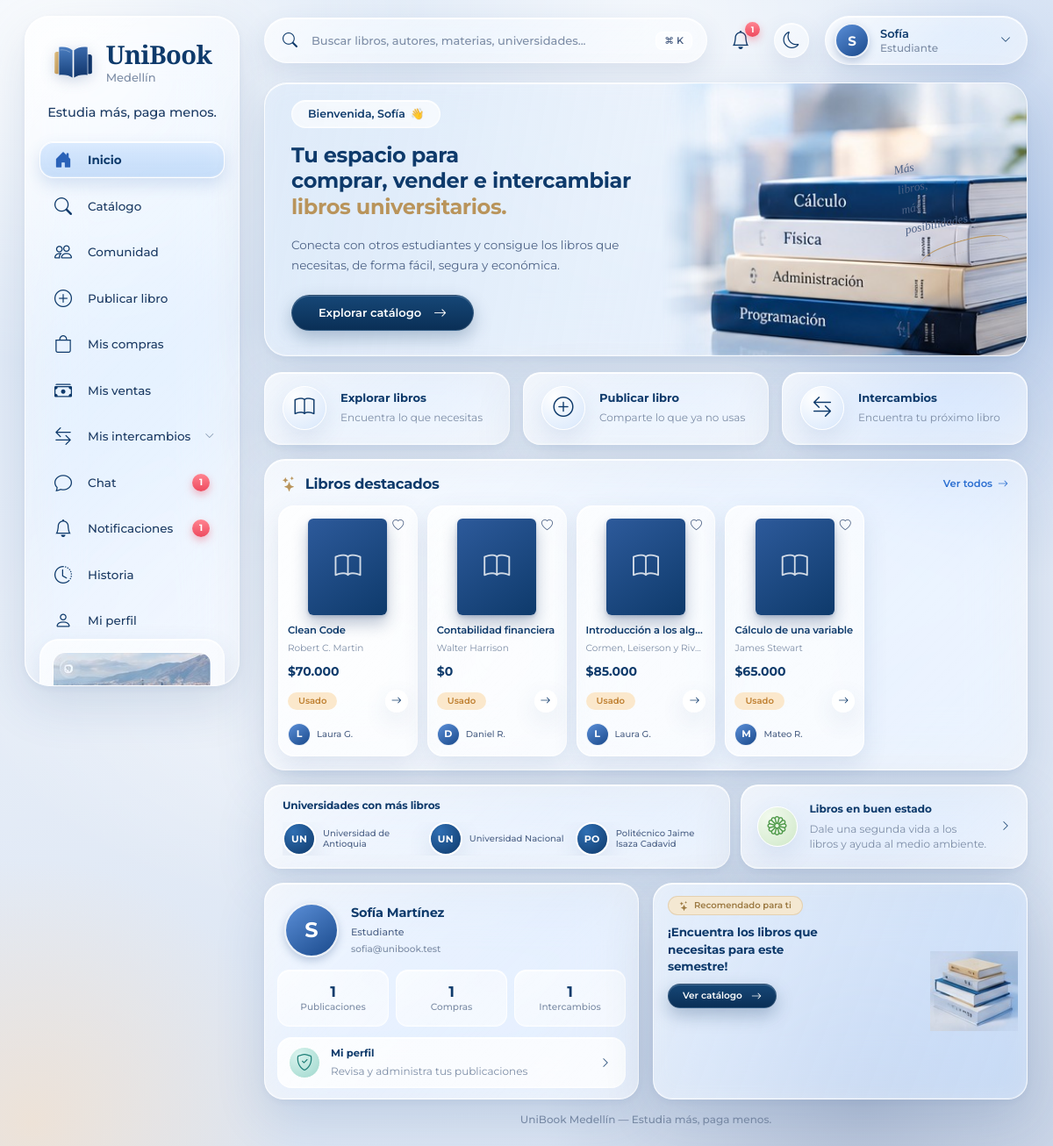
The page /index.php?accion=dashboard (signed in) on the database its author committed.
### tables this page shows
CREATE TABLE libros (
  id INT UNSIGNED AUTO_INCREMENT PRIMARY KEY, titulo VARCHAR(150) NOT NULL, autor VARCHAR(100) NOT NULL, editorial VARCHAR(100) NULL, universidad VARCHAR(100) NULL, carrera VARCHAR(100) NULL, semestre VARCHAR(50) NULL, materia VARCHAR(100) NULL,
  descripcion TEXT NULL, precio DECIMAL(10,2) NULL, estado ENUM('Nuevo','Usado') NOT NULL DEFAULT 'Usado', tipo_publicacion ENUM('Venta','Intercambio') NOT NULL DEFAULT 'Venta', imagen VARCHAR(255) NULL,
  fecha_publicacion TIMESTAMP NOT NULL DEFAULT CURRENT_TIMESTAMP, usuario_id INT UNSIGNED NOT NULL, estado_disponibilidad ENUM('disponible','reservado','vendido','intercambiado') NOT NULL DEFAULT 'disponible',
  KEY idx_libros_usuario (usuario_id), KEY idx_libros_catalogo (estado_disponibilidad,tipo_publicacion,fecha_publicacion),
  CONSTRAINT fk_libros_usuario FOREIGN KEY (usuario_id) REFERENCES usuarios(id) ON UPDATE CASCADE ON DELETE RESTRICT
);

CREATE TABLE usuarios (
  id INT UNSIGNED AUTO_INCREMENT PRIMARY KEY, nombre VARCHAR(100) NOT NULL, apellido VARCHAR(100) NOT NULL, correo VARCHAR(150) NOT NULL, password VARCHAR(255) NOT NULL,
  telefono VARCHAR(20) NULL, foto VARCHAR(255) NULL, foto_perfil VARCHAR(255) NULL, biografia VARCHAR(500) NULL, universidad VARCHAR(150) NULL, carrera VARCHAR(150) NULL, semestre VARCHAR(20) NULL,
  fecha_registro TIMESTAMP NOT NULL DEFAULT CURRENT_TIMESTAMP, estado ENUM('activo','inactivo') NOT NULL DEFAULT 'activo', rol_id INT UNSIGNED NOT NULL DEFAULT 2,
  UNIQUE KEY uq_usuarios_correo (correo), KEY idx_usuarios_rol (rol_id),
  CONSTRAINT fk_usuarios_rol FOREIGN KEY (rol_id) REFERENCES roles(id) ON UPDATE CASCADE ON DELETE RESTRICT
);

### views/dashboard.php (the view, shortened to what the rows shown need)
<?php
$ubIdUsuario = (int)$_SESSION['id_usuario'];
$ubNombre = $_SESSION['nombre'] ?? '';
$ubPerfil = $usuarioController->obtenerPorId($ubIdUsuario);
$ubApellido = is_array($ubPerfil) ? ($ubPerfil['apellido'] ?? '') : '';
$ubCorreo = is_array($ubPerfil) ? ($ubPerfil['correo'] ?? '') : '';
$ubInicial = function_exists('mb_substr')
    ? mb_strtoupper(mb_substr($ubNombre, 0, 1, 'UTF-8'), 'UTF-8')
    : strtoupper(substr($ubNombre, 0, 1));
$ubDisponibles = [];
$ubUniversidades = [];
$ubTodos = $libroController->listar();
if ($ubTodos) {
    while ($ubFila = $ubTodos->fetch_assoc()) {
        $ubDispo = $ubFila['estado_disponibilidad'] ?? 'disponible';
        if ($ubDispo !== 'disponible') {
            continue;
        }
        $ubDisponibles[] = $ubFila;
        $ubUni = trim($ubFila['universidad'] ?? '');
        if ($ubUni !== '') {
            $ubUniversidades[$ubUni] = ($ubUniversidades[$ubUni] ?? 0) + 1;
        }
    }
}
usort($ubDisponibles, function ($a, $b) {
    return (int)$b['id'] <=> (int)$a['id'];
});
$ubDestacados = array_slice($ubDisponibles, 0, 5);
arsort($ubUniversidades);
$ubTopUniversidades = array_slice($ubUniversidades, 0, 5, true);
$ubMisPublicaciones = $libroController->misPublicaciones($ubIdUsuario);
$ubTotalPublicaciones = ($ubMisPublicaciones && isset($ubMisPublicaciones->num_rows))
    ? (int)$ubMisPublicaciones->num_rows
    : 0;
$ubMisCompras = $compraController->misCompras();
$ubTotalCompras = is_array($ubMisCompras) ? count($ubMisCompras) : 0;
$ubEnviados = $intercambioController->enviados();
$ubRecibidos = $intercambioController->recibidos();
$ubTotalIntercambios =
    (is_array($ubEnviados) ? count($ubEnviados) : 0)
    + (is_array($ubRecibidos) ? count($ubRecibidos) : 0);
?>
<?php include "views/partials/navbar.php"; ?>
<div class="ub-dash">
    <section class="ub-dash__hero ub-panel">
        <div class="ub-dash__hero-copy">
            <span class="ub-pill-greeting">
                Bienvenida, <?php echo htmlspecialchars($ubNombre, ENT_QUOTES, 'UTF-8'); ?> <span aria-hidden="true">👋</span>
            </span>
            <h1>
                Tu espacio para<br>
                comprar, vender e intercambiar<br>
                <span class="ub-gold">libros universitarios.</span>
            </h1>
            <p>
                Conecta con otros estudiantes y consigue los libros
                que necesitas, de forma fácil, segura y económica.
            </p>
            <a href="index.php?accion=catalogo" class="ub-btn-navy">
                Explorar catálogo
                <i class="bi bi-arrow-right" aria-hidden="true"></i>
            </a>
        </div>
        <div class="ub-dash__hero-art" aria-hidden="true">
            <img src="assets/img/hero-libros.jpg" alt="" width="765" height="295">
            <p class="ub-script">Más<br>libros,<br>más<br>posibilidades</p>
        </div>
    </section>
    <div class="ub-dash__quick">
        <a class="ub-quick ub-panel" href="index.php?accion=catalogo">
            <span class="ub-quick__icon"><i class="bi bi-book" aria-hidden="true"></i></span>
            <span>
                <strong>Explorar libros</strong>
                <small>Encuentra lo que necesitas</small>
            </span>
        </a>
        <a class="ub-quick ub-panel" href="index.php?accion=publicar_libro">
            <span class="ub-quick__icon"><i class="bi bi-plus-circle" aria-hidden="true"></i></span>
            <span>
                <strong>Publicar libro</strong>
                <small>Comparte lo que ya no usas</small>
            </span>
        </a>
        <a class="ub-quick ub-panel" href="index.php?accion=intercambios_enviados">
            <span class="ub-quick__icon"><i class="bi bi-arrow-left-right" aria-hidden="true"></i></span>
            <span>
                <strong>Intercambios</strong>
                <small>Encuentra tu próximo libro</small>
            </span>
        </a>
    </div>
    <section class="ub-dash__featured ub-panel ub-panel--soft">
        <header class="ub-panel__head">
            <h2><i class="bi bi-stars" aria-hidden="true"></i> Libros destacados</h2>
            <a href="index.php?accion=catalogo" class="ub-link">
                Ver todos <i class="bi bi-arrow-right" aria-hidden="true"></i>
            </a>
        </header>
        <?php if (count($ubDestacados) > 0) { ?>
            <div class="ub-featured-grid">
                <?php foreach ($ubDestacados as $ubLibro) {
                    $ubVendedor = $usuarioController->obtenerPorId($ubLibro['usuario_id']);
                    $ubNombreVendedor = is_array($ubVendedor) ? ($ubVendedor['nombre'] ?? '') : '';
                    $ubApellidoVendedor = is_array($ubVendedor) ? ($ubVendedor['apellido'] ?? '') : '';
                    $ubVendedorCorto = trim(
                        $ubNombreVendedor . ' ' .
                        (function_exists('mb_substr')
                            ? mb_substr($ubApellidoVendedor, 0, 1, 'UTF-8')
                            : substr($ubApellidoVendedor, 0, 1))
                    );
                    if ($ubApellidoVendedor !== '') {
                        $ubVendedorCorto .= '.';
                    }
                    $ubInicialVendedor = function_exists('mb_substr')
                        ? mb_strtoupper(mb_substr($ubNombreVendedor, 0, 1, 'UTF-8'), 'UTF-8')
                        : strtoupper(substr($ubNombreVendedor, 0, 1));
                    $ubTipoLibro = strtolower($ubLibro['tipo_publicacion'] ?? '');
                    $ubEstadoLibro = trim($ubLibro['estado'] ?? '');
                    $ubClaseEstado = (strtolower($ubEstadoLibro) === 'nuevo')
                        ? 'ub-chip--new'
                        : 'ub-chip--used';
                ?>
                    <article class="ub-bookcard">
                        <button type="button"
                                class="ub-heart"
                                data-ub-fav="<?php echo (int)$ubLibro['id']; ?>"
                                aria-pressed="false"
                                aria-label="Guardar “<?php echo htmlspecialchars($ubLibro['titulo'], ENT_QUOTES, 'UTF-8'); ?>” en este dispositivo">
                            <i class="bi bi-heart" aria-hidden="true"></i>
                        </button>
                        <a class="ub-bookcard__cover"
                           href="index.php?accion=detalle_libro&id=<?php echo (int)$ubLibro['id']; ?>"
                           tabindex="-1" aria-hidden="true">
                            <?php if (!empty($ubLibro['imagen'])) { ?>
                                <img src="<?php echo htmlspecialchars($ubLibro['imagen'], ENT_QUOTES, 'UTF-8'); ?>"
                                     alt=""
                                     loading="lazy">
                            <?php } else { ?>
                                <span class="ub-bookcard__nocover">
                                    <i class="bi bi-book" aria-hidden="true"></i>
                                </span>
                            <?php } ?>
                        </a>
                        <h3>
                            <a href="index.php?accion=detalle_libro&id=<?php echo (int)$ubLibro['id']; ?>"
                               title="<?php echo htmlspecialchars($ubLibro['titulo'], ENT_QUOTES, 'UTF-8'); ?>">
                                <?php echo htmlspecialchars($ubLibro['titulo'], ENT_QUOTES, 'UTF-8'); ?>
                            </a>
                        </h3>
                        <p class="ub-bookcard__author"><?php echo htmlspecialchars($ubLibro['autor'], ENT_QUOTES, 'UTF-8'); ?></p>
                        <p class="ub-bookcard__price">$<?php echo number_format((float)$ubLibro['precio'], 0, ',', '.'); ?></p>
                        <div class="ub-bookcard__row">
                            <span class="ub-chip <?php echo $ubClaseEstado; ?>">
                                <?php echo htmlspecialchars($ubEstadoLibro !== '' ? $ubEstadoLibro : ucfirst($ubTipoLibro), ENT_QUOTES, 'UTF-8'); ?>
                            </span>
                            <a class="ub-roundbtn"
                               href="index.php?accion=detalle_libro&id=<?php echo (int)$ubLibro['id']; ?>"
                               aria-label="Ver detalles de <?php echo htmlspecialchars($ubLibro['titulo'], ENT_QUOTES, 'UTF-8'); ?>">
                                <i class="bi bi-arrow-right" aria-hidden="true"></i>
                            </a>
                        </div>
                        <div class="ub-bookcard__seller">
                            <span class="ub-avatar ub-avatar--xs"><?php echo htmlspecialchars($ubInicialVendedor, ENT_QUOTES, 'UTF-8'); ?></span>
                            <span><?php echo htmlspecialchars($ubVendedorCorto, ENT_QUOTES, 'UTF-8'); ?></span>
                        </div>
                    </article>
                <?php } ?>
            </div>
        <?php } ?>
    </section>
    <div class="ub-dash__bottom">
        <section class="ub-panel ub-unis">
            <h2 class="ub-unis__title">Universidades con más libros</h2>
            <?php if (count($ubTopUniversidades) > 0) { ?>
                <ul class="ub-unis__list">
                    <?php foreach ($ubTopUniversidades as $ubNombreUni => $ubCantidadUni) {
                        $ubSiglas = function_exists('mb_substr')
                            ? mb_strtoupper(mb_substr($ubNombreUni, 0, 2, 'UTF-8'), 'UTF-8')
                            : strtoupper(substr($ubNombreUni, 0, 2));
                    ?>
                        <li>
                            <a href="index.php?accion=catalogo&q=<?php echo urlencode($ubNombreUni); ?>"
                               title="<?php echo (int)$ubCantidadUni; ?> libros">
                                <span class="ub-uni-logo"><?php echo htmlspecialchars($ubSiglas, ENT_QUOTES, 'UTF-8'); ?></span>
                                <span class="ub-uni-name"><?php echo htmlspecialchars($ubNombreUni, ENT_QUOTES, 'UTF-8'); ?></span>
                            </a>
                        </li>
                    <?php } ?>
                </ul>
            <?php } else { ?>
                <p class="ub-unis__empty">Aquí aparecerán las universidades con libros publicados.</p>
            <?php } ?>
        </section>
        <a class="ub-panel ub-eco" href="index.php?accion=catalogo">
            <span class="ub-eco__icon"><i class="bi bi-flower1" aria-hidden="true"></i></span>
            <span class="ub-eco__text">
                <strong>Libros en buen estado</strong>
                <small>Dale una segunda vida a los libros y ayuda al medio ambiente.</small>
            </span>
            <i class="bi bi-chevron-right" aria-hidden="true"></i>
        </a>
    </div>
    <aside class="ub-dash__rail">
        <section class="ub-panel ub-profilecard">
            <div class="ub-profilecard__top">
                <span class="ub-avatar ub-avatar--lg"><?php echo htmlspecialchars($ubInicial, ENT_QUOTES, 'UTF-8'); ?></span>
                <div>
                    <h2><?php echo htmlspecialchars(trim($ubNombre . ' ' . $ubApellido), ENT_QUOTES, 'UTF-8'); ?></h2>
                    <p>Estudiante</p>
                    <?php if ($ubCorreo !== '') { ?>
                        <p class="ub-profilecard__mail"><?php echo htmlspecialchars($ubCorreo, ENT_QUOTES, 'UTF-8'); ?></p>
                    <?php } ?>
                </div>
            </div>
            <dl class="ub-stats">
                <div>
                    <dt>Publicaciones</dt>
                    <dd><?php echo $ubTotalPublicaciones; ?></dd>
                </div>
                <div>
                    <dt>Compras</dt>
                    <dd><?php echo $ubTotalCompras; ?></dd>
                </div>
                <div>
                    <dt>Intercambios</dt>
                    <dd><?php echo $ubTotalIntercambios; ?></dd>
                </div>
            </dl>
            <a class="ub-profilecard__link" href="index.php?accion=perfil">
                <span class="ub-profilecard__shield"><i class="bi bi-shield-check" aria-hidden="true"></i></span>
                <span>
                    <strong>Mi perfil</strong>
                    <small>Revisa y administra tus publicaciones</small>
                </span>
                <i class="bi bi-chevron-right" aria-hidden="true"></i>
            </a>
        </section>
        <section class="ub-panel ub-reco">
            <div class="ub-reco__copy">
                <span class="ub-chip ub-chip--gold"><i class="bi bi-stars" aria-hidden="true"></i> Recomendado para ti</span>
                <h2>¡Encuentra los libros que necesitas para este semestre!</h2>
                <a href="index.php?accion=catalogo" class="ub-btn-navy ub-btn-navy--sm">
                    Ver catálogo
                    <i class="bi bi-arrow-right" aria-hidden="true"></i>
                </a>
            </div>
            <img class="ub-reco__art" src="assets/img/pila-libros.jpg" alt="" width="110" height="100" loading="lazy">
        </section>
    </aside>
</div>
<?php include "views/partials/footer.php"; ?>

### rows shown on the page
libros: titulo "Clean Code", autor "Robert C. Martin", precio "70.000", estado "Usado", usuario.nombre "L", usuario.apellido "Laura G."
libros: titulo "Contabilidad financiera", autor "Walter Harrison", precio "0", estado "Usado", usuario.nombre "D", usuario.apellido "Daniel R."
libros: titulo "Introducción a los alg…", autor "Cormen, Leiserson y Riv…", precio "85.000", estado "Usado", usuario.nombre "L", usuario.apellido "Laura G."
libros: titulo "Cálculo de una variable", autor "James Stewart", precio "65.000", estado "Usado", usuario.nombre "M", usuario.apellido "Mateo R."
usuarios: apellido "Sofía Martínez", correo "sofia@unibook.test"

### other values the page prints
$ubFormatoContador($mensajesNoLeidosNavbar) "1"
$ubFormatoContador($notificacionesNoLeidasNavbar) "1"
$ubInicialNavbar "S"
$ubNombreNavbar "Sofía"
$ubNombre "Sofía"
$ubSiglas "UN"
$ubNombreUni "Universidad de Antioquia"
$ubNombreUni "Universidad Nacional"
$ubSiglas "PO"
$ubNombreUni "Politécnico Jaime Isaza Cadavid"
$ubInicial "S"
$ubTotalPublicaciones "1"
$ubTotalCompras "1"
$ubTotalIntercambios "1"
